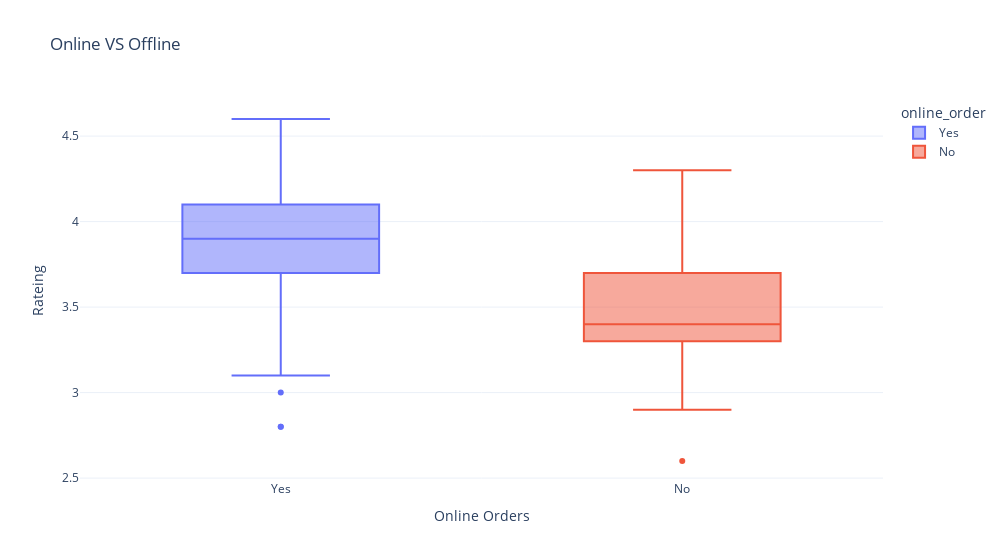

The cell this chart's notebook holds for it:
### Markdown cell above
### Compare online and offline Rating

### Code cell
fig = px.box(
    df,
    y='rate',
    x='online_order',
    color='online_order',
    title='Online VS Offline'
)
fig.update_layout(
    template='plotly_white',
    width=1000,
    xaxis_title='Online Orders',
    yaxis_title='Rateing',
)
fig.show()

### Figure 1 — Plotly figure (JSON) as saved in the notebook; plotly's stock layout.template omitted (floating-point values rounded to 4 significant figures)
{"data": [{"alignmentgroup": "True", "hovertemplate": "online_order=%{x}<br>rate=%{y}<extra></extra>", "legendgroup": "Yes", "marker": {"color": "#636efa"}, "name": "Yes", "notched": false, "offsetgroup": "Yes", "orientation": "v", "showlegend": true, "type": "box", "x": ["Yes", "Yes", "Yes", "Yes", "Yes", "Yes", "Yes", "Yes", "Yes", "Yes", "Yes", "Yes", "Yes", "Yes", "Yes", "Yes", "Yes", "Yes", "Yes", "Yes", "Yes", "Yes", "Yes", "Yes", "Yes", "Yes", "Yes", "Yes", "Yes", "Yes", "Yes", "Yes", "Yes", "Yes", "Yes", "Yes", "Yes", "Yes", "Yes", "Yes", "Yes", "Yes", "Yes", "Yes", "Yes", "Yes", "Yes", "Yes", "Yes", "Yes", "Yes", "Yes", "Yes", "Yes", "Yes", "Yes", "Yes", "Yes"], "x0": " ", "xaxis": "x", "y": [4.1, 4.1, 3.8, 3.8, 4.6, 4.0, 4.2, 4.1, 4.2, 4.2, 3.8, 3.8, 3.9, 3.8, 3.1, 3.0, 3.7, 3.6, 3.8, 4.0, 2.8, 3.9, 3.9, 4.2, 3.9, 2.8, 4.2, 4.4, 4.0, 3.8, 3.9, 3.9, 4.6, 3.6, 4.0, 3.7, 3.1, 4.1, 4.0, 3.9, 3.8, 4.2, 3.7, 3.6, 3.8, 4.1, 3.6, 3.2, 3.6, 4.1, 3.6, 3.8, 4.2, 4.4, 3.8, 4.1, 4.0, 3.9], "y0": " ", "yaxis": "y"}, {"alignmentgroup": "True", "hovertemplate": "online_order=%{x}<br>rate=%{y}<extra></extra>", "legendgroup": "No", "marker": {"color": "#EF553B"}, "name": "No", "notched": false, "offsetgroup": "No", "orientation": "v", "showlegend": true, "type": "box", "x": ["No", "No", "No", "No", "No", "No", "No", "No", "No", "No", "No", "No", "No", "No", "No", "No", "No", "No", "No", "No", "No", "No", "No", "No", "No", "No", "No", "No", "No", "No", "No", "No", "No", "No", "No", "No", "No", "No", "No", "No", "No", "No", "No", "No", "No", "No", "No", "No", "No", "No", "No", "No", "No", "No", "No", "No", "No", "No", "No", "No", "No", "No", "No", "No", "No", "No", "No", "No", "No", "No", "No", "No", "No", "No", "No", "No", "No", "No", "No", "No", "No", "No", "No", "No", "No", "No", "No", "No", "No", "No"], "x0": " ", "xaxis": "x", "y": [3.7, 3.8, 3.6, 4.0, 3.9, 3.6, 3.7, 3.2, 3.3, 3.3, 3.8, 3.9, 3.8, 3.7, 4.3, 4.0, 3.6, 4.2, 4.0, 3.7, 4.1, 3.8, 4.1, 4.1, 2.9, 3.6, 3.6, 3.7, 3.8, 3.5, 3.8, 3.8, 4.0, 3.5, 3.5, 3.7, 3.7, 3.7, 3.7, 3.2, 2.6, 3.3, 3.8, 3.7, 3.7, 3.5, 3.7, 3.5, 3.8, 3.2, 3.5, 3.4, 3.4, 3.2, 3.2, 3.2, 3.1, 3.4, 3.4, 3.4, 3.4, 3.4, 3.4, 3.4, 3.1, 3.3, 3.1, 3.3, 2.9, 2.9, 2.9, 3.3, 3.3, 3.4, 3.4, 3.4, 3.1, 4.1, 3.3, 3.1, 3.3, 2.9, 2.9, 2.9, 3.3, 3.3, 3.3, 3.3, 3.3, 3.0], "y0": " ", "yaxis": "y"}], "layout": {"boxmode": "overlay", "legend": {"title": {"text": "online_order"}, "tracegroupgap": 0}, "title": {"text": "Online VS Offline"}, "width": 1000, "xaxis": {"anchor": "y", "categoryarray": ["Yes", "No"], "categoryorder": "array", "domain": [0, 1], "title": {"text": "Online Orders"}}, "yaxis": {"anchor": "x", "domain": [0, 1], "title": {"text": "Rateing"}}}}
